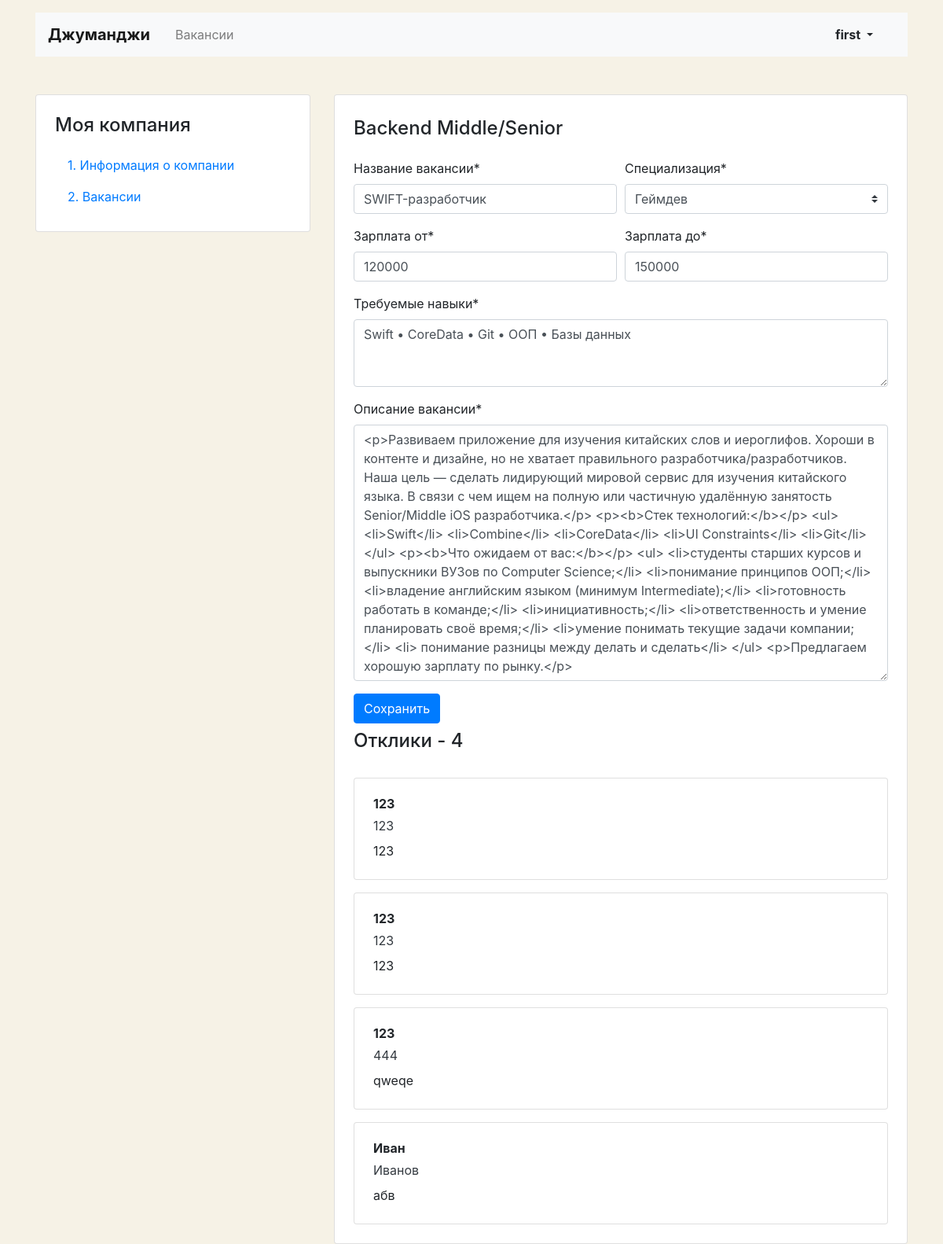
The app's page /mycompany/vacancies/6 (signed in), older data.
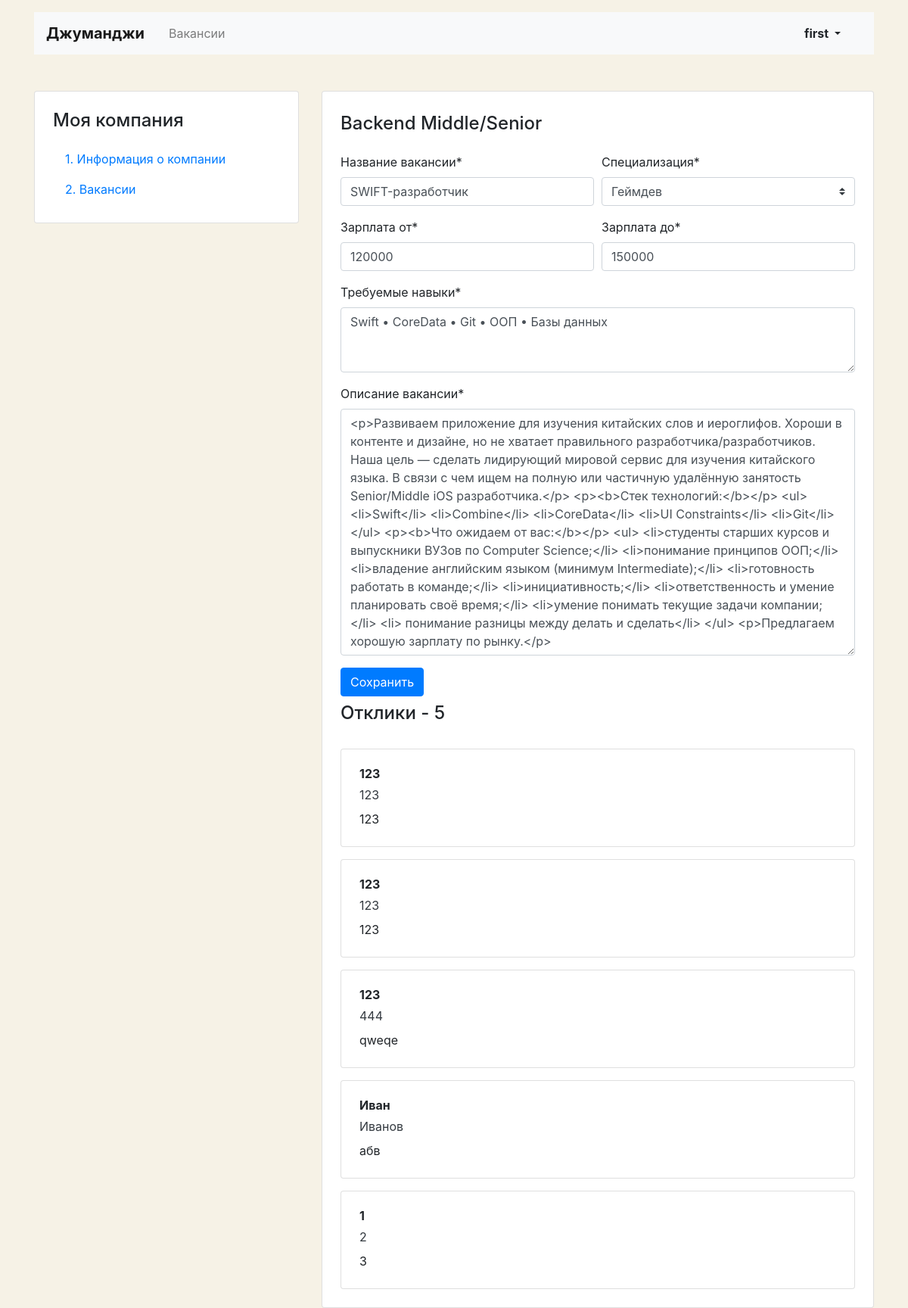
The same page, newer data.
### vacancies/models.py (models this page shows, shortened)
class Vacancy(models.Model):
    title = models.CharField(max_length=64)
    specialty = models.ForeignKey(Specialty, on_delete=models.CASCADE, related_name='vacancies')
    company = models.ForeignKey(Company, on_delete=models.CASCADE, related_name='vacancies')
    skills = models.TextField()
    description = models.TextField()
    salary_min = models.IntegerField()
    salary_max = models.IntegerField()
    published_at = models.DateField(auto_now_add=True)
    class Meta:
        verbose_name = 'Вакансия'
        verbose_name_plural = 'Вакансии'

class Application(models.Model):
    written_username = models.CharField(max_length=64)
    written_phone = models.CharField(max_length=32)
    written_cover_letter = models.TextField()
    vacancy = models.ForeignKey(Vacancy, on_delete=models.CASCADE, related_name='applications')
    user = models.ForeignKey(settings.AUTH_USER_MODEL,
                             null=True,
                             on_delete=models.SET_NULL,
                             related_name='applications')
    class Meta:
        verbose_name = 'Отклик'
        verbose_name_plural = 'Отклики'

class Specialty(models.Model):
    code = models.CharField(max_length=64, unique=True)
    title = models.CharField(max_length=64)
    picture = models.ImageField(upload_to=settings.MEDIA_SPECIALITY_IMAGE_DIR)
    class Meta:
        verbose_name = 'Специализация'
        verbose_name_plural = 'Специализации'
    def __str__(self):
        return f"{self.title}"

### vacancies/views/user_profile.py (the view, shortened to what this page needs)
# urls.py: path('mycompany/vacancies/<int:pk>', MyVacancyUpdateView.as_view(), name='my_vacancy_update'),
class MyVacancyUpdateView(LoginRequiredMixin, CompanyRequiredMixin, UpdateView):
    model = Vacancy
    template_name = 'vacancies/user_profile/vacancy-edit.html'
    form_class = VacancyForm
    context_object_name = 'vacancy'
    redirect_url = 'my_company_lets_start'
    updated_url_name = 'my_vacancy_update'
    create_url_name = 'my_vacancy_create'
    def get_queryset(self):
        queryset = super().get_queryset()
        return queryset.filter(company=self.company).prefetch_related('applications')
    def get_context_data(self, **kwargs):
        context = super().get_context_data(**kwargs)
        http_referer = self.request.META.get('HTTP_REFERER')
        if (http_referer == self.request.build_absolute_uri(reverse(self.updated_url_name,
                                                                    kwargs={'pk': self.kwargs['pk']})) or
                http_referer == self.request.build_absolute_uri(reverse(self.create_url_name))):
            context['is_updated'] = True
        else:
            context['is_updated'] = False
        return context

### vacancies/views/user_profile.py (called while the page is built)
    def dispatch(self, request, *args, **kwargs):
        try:
            self.company = Company.objects.get(owner=self.request.user)
        except Company.DoesNotExist:
            return redirect(self.redirect_url)
        else:
            return super().dispatch(request, *args, **kwargs)

### vacancies/templates/vacancies/user_profile/vacancy-edit.html (shortened to what this page needs)
{% extends "./my_company_base.html" %}
{% load crispy_forms_tags %}
{% load ru_pluralize %}
{% block my_company_content %}
        <div class="card">
          <div class="card-body px-4 pb-4 tab-content">
            <section>
              <h2 class="h4 pt-2 pb-3">Backend Middle/Senior</h2>
              {% crispy form %}
            {% url 'my_vacancy_create' as vacancy_create_url %}
            {% if request.path != vacancy_create_url %}
              <h2 class="h4 pt-2 pb-3" id="applications">Отклики - {{ vacancy.applications.count }}</h2>
              {% for application in vacancy.applications.all %}
              <div class="card mt-3">
                <div class="card-body px-4">
                  <p class="mb-1 font-weight-bold">{{ application.written_username }}</p>
                  <p class="mb-2"><a href="tel:{{ application.written_phone }}" class="text-dark">{{ application.written_phone }}</a></p>
                  <p class="mb-1">{{ application.written_cover_letter }}</p>
                </div>
              </div>
              {% endfor %}
            {% endif %}
            </section>
          </div>
        </div>
{% endblock my_company_content %}

Row changes from the older to the newer data that the page shows:
computed for Vacancy "Геймдев": applications.count "4" → "5"
added Application: written_username "1", written_phone "2", written_cover_letter "3"
